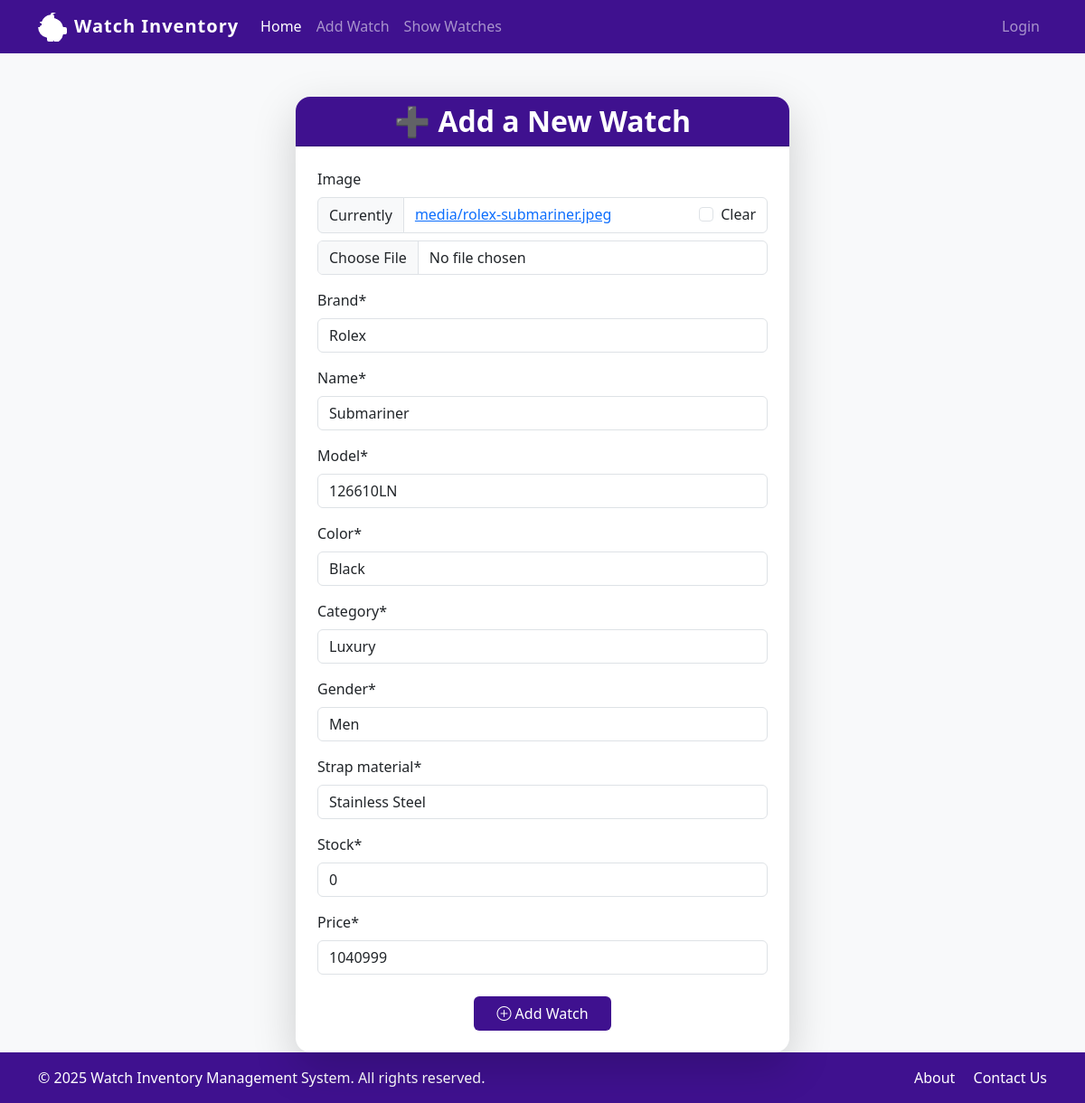
Screenshot of /update/1 with the database file from the repository.
### watch_app/models.py (models this page shows)
class Watch(models.Model):
    image = models.ImageField(upload_to="media", null=True, blank=True)
    brand = models.CharField(max_length=100)
    name = models.CharField(max_length=100)
    model = models.CharField(max_length=100)
    color = models.CharField(max_length=100)
    category = models.CharField(max_length=100)
    gender = models.CharField(max_length=100)
    strap_material = models.CharField(max_length=100)
    stock = models.IntegerField()
    price = models.IntegerField()

### watch_app/views.py (the view, shortened to what this page needs)
# urls.py: path('update/<id>',update_watch_view, name="update-watch"),
def update_watch_view(request, id):
    watch = Watch.objects.get(id=id)
    form = WatchForm(instance=watch)
    template_name = "watch_app/add_watch.html"
    context = {'form': form}
    return render(request, template_name, context)

### watch_app/forms.py
class WatchForm(forms.ModelForm):
    class Meta:
        model = Watch
        fields = "__all__"

### templates/watch_app/add_watch.html (shortened to what this page needs)
{% extends 'base.html' %}
{% load crispy_forms_tags %}
{% block content %}
    <div class="container mt-5 d-flex justify-content-center">
    <div class="card shadow-lg border-0 rounded-4 w-50">
        <div class="card-header text-white text-center rounded-top-4" style="background-color: #3f118f;">
            <h2 class="mb-0 fw-bold">➕ Add a New Watch</h2>
        </div>
        <div class="card-body p-4">
            <form method="post" enctype="multipart/form-data">
                {{ form | crispy }}
                <div class="text-center mt-4">
                    <button class="btn text-white px-4" style="background-color: #3f118f;">
                        <i class="bi bi-plus-circle"></i> Add Watch
                    </button>
                </div>
            </form>
        </div>
    </div>
</div>
    <div class="position-fixed top-0 end-0 p-3" style="z-index: 1050;">
        <div class="position-fixed top-0 end-0 p-3" style="z-index: 1050;">
        </div>
    </div>
{% endblock %}

### templates/base.html (style rules this page uses)
body { background-color: #f8f9fa; display: flex; flex-direction: column; min-height: 100vh; margin: 0; padding: 0; }

### rows the page displays
Watch: brand "Rolex", name "Submariner", model "126610LN", color "Black", category "Luxury", gender "Men", strap_material "Stainless Steel", stock "0", price "1040999"

### other values shown
{{ year|default:2025 }} "2025"
